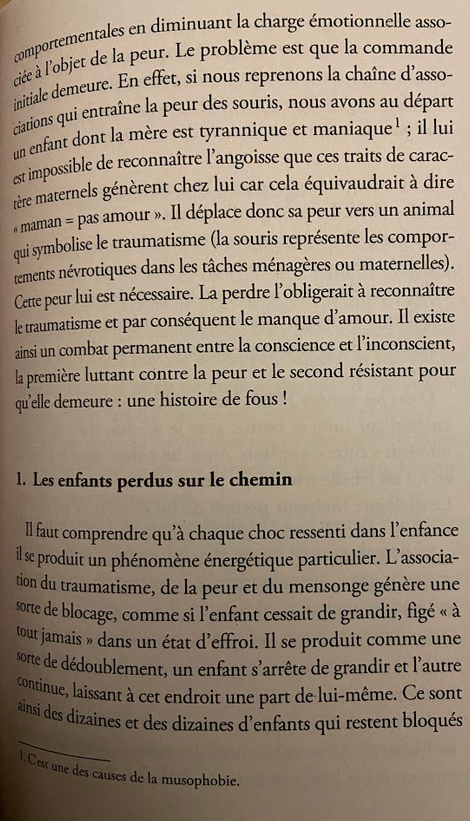
#> input picture images/raw_page_1.jpg, 470 x 821 px, given in place of raw_page_1.png, which was not available
$ python tess.py
#> lines starting #> are read from the running program, lines starting #| are printed output that depends on the picture; pictures that were not available may be replaced by others from this repository, and a replacement may not be noted
import cv2
import pandas as pd
import pytesseract
from pytesseract import Output

# Configuration de Tesseract
pytesseract.pytesseract.tesseract_cmd = '/usr/local/bin/tesseract'


def rotate_image(image, angle):
    """ Rotate the image by the given angle """
    (h, w) = image.shape[:2]
    center = (w // 2, h // 2)
    M = cv2.getRotationMatrix2D(center, angle, 1.0)
    rotated = cv2.warpAffine(image, M, (w, h))
    return rotated


# Chargement de l'image
image = cv2.imread("images/raw_page_1.png")
#> image is the input picture: shape (821, 470, 3); mean B, G, R 122.3, 140.1, 155.7
gray = cv2.cvtColor(image, cv2.COLOR_BGR2GRAY)
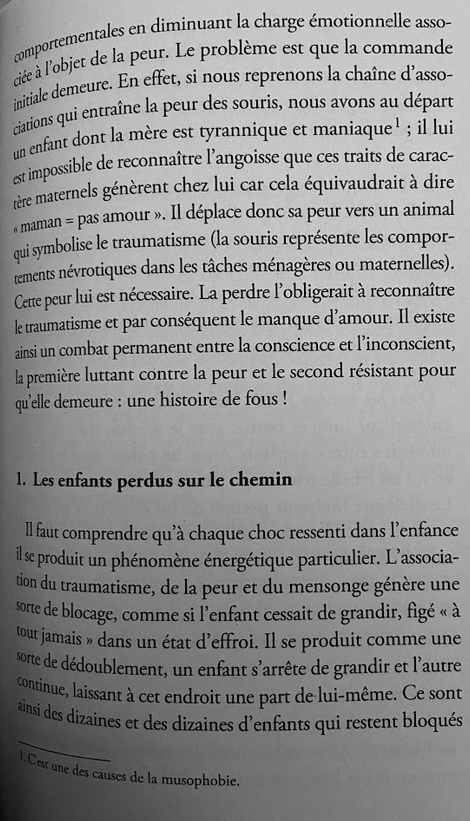
#> gray: shape (821, 470); min 0, max 254, mean 142.7
gray = cv2.GaussianBlur(gray, (5, 5), 0)
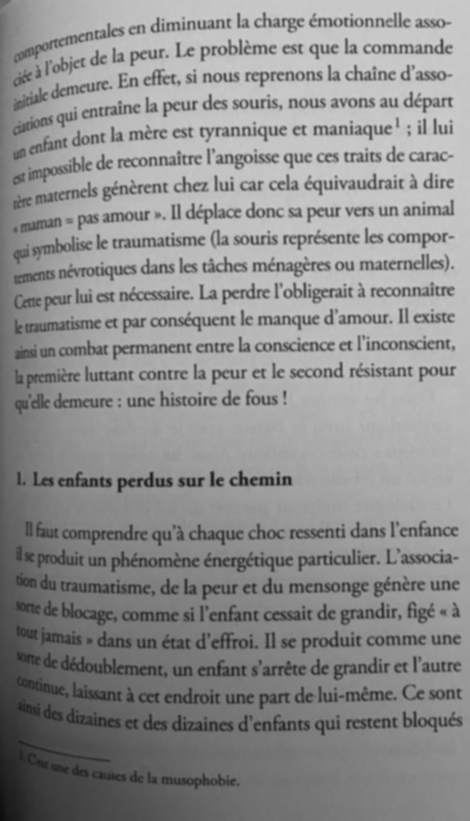
#> gray: shape (821, 470); min 13, max 207, mean 142.7

# Détecter le texte
#> (the run stopped early here; a loop or call above may not have finished)

$ run again, with images/raw_page.jpg copied over images/raw_page_1.jpg
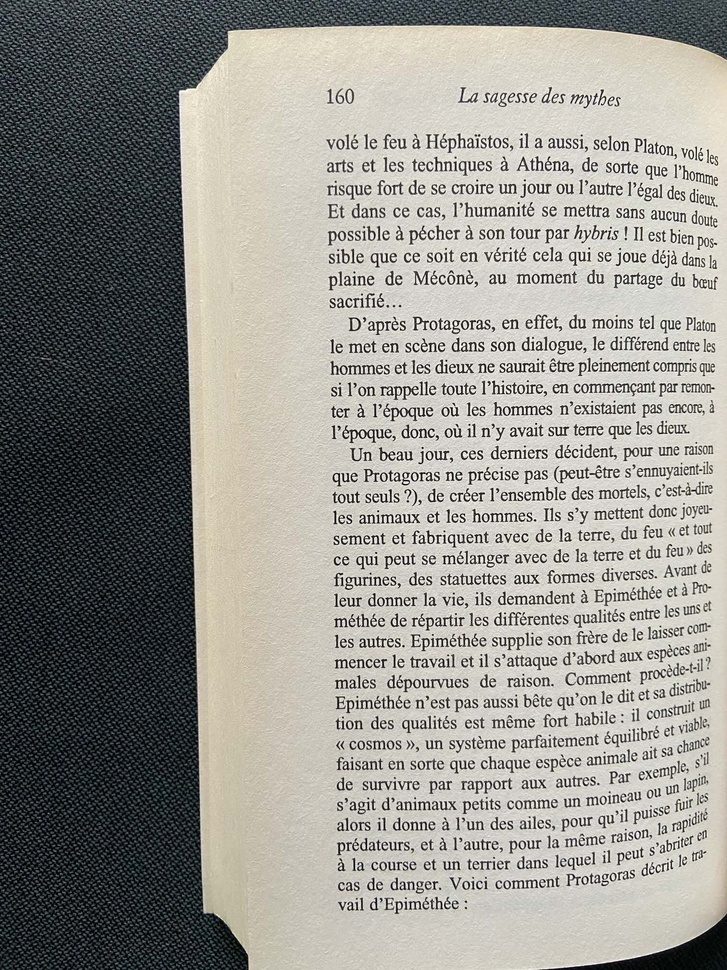
#> input picture images/raw_page.jpg, 727 x 970 px, shrunk from 1512 x 2016 before the run, given in place of raw_page_1.png, which was not available
#> image is the input picture: shape (970, 727, 3); mean B, G, R 142.7, 148.3, 149.8
#> `gray = cv2.cvtColor(image, cv2.COLOR_BGR2GRAY)`:
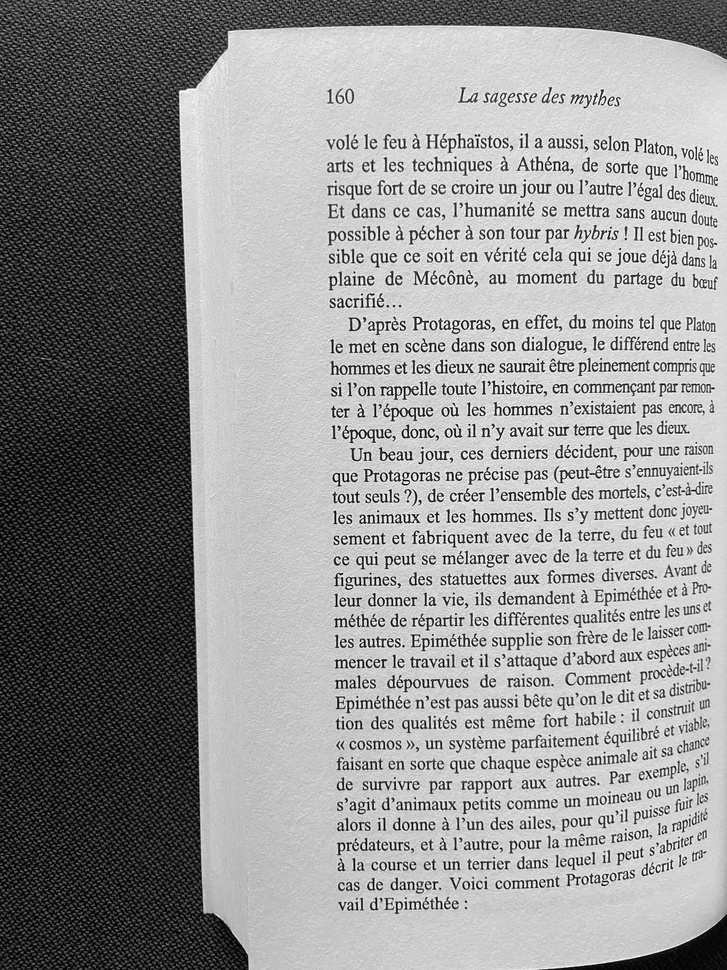
#> gray: shape (970, 727); min 0, max 255, mean 148.1
#> `gray = cv2.GaussianBlur(gray, (5, 5), 0)`:
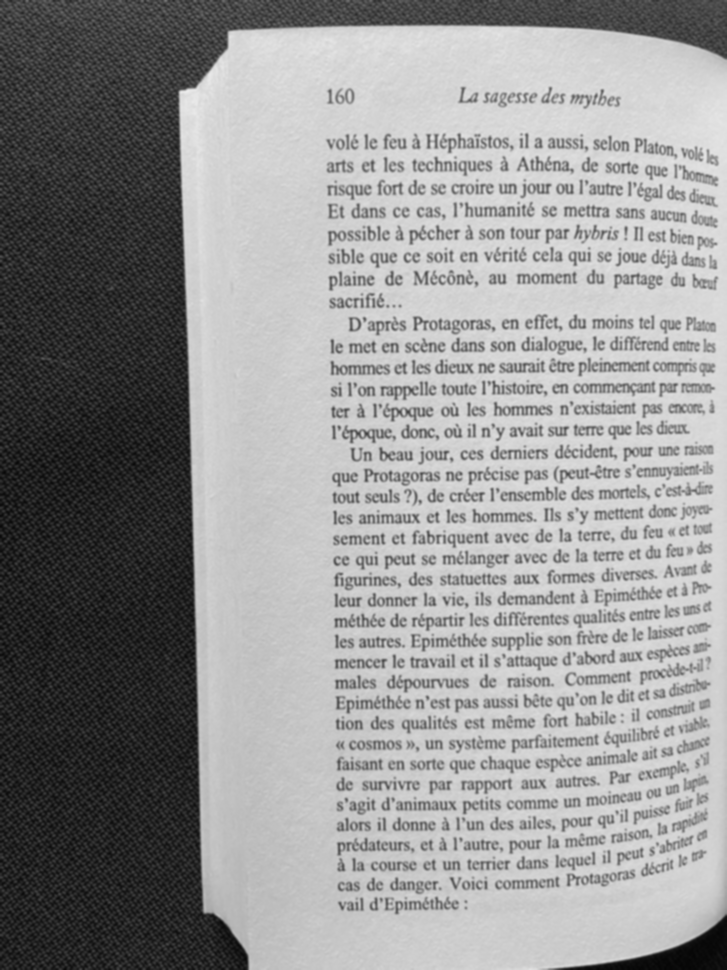
#> gray: shape (970, 727); min 5, max 236, mean 148.1
